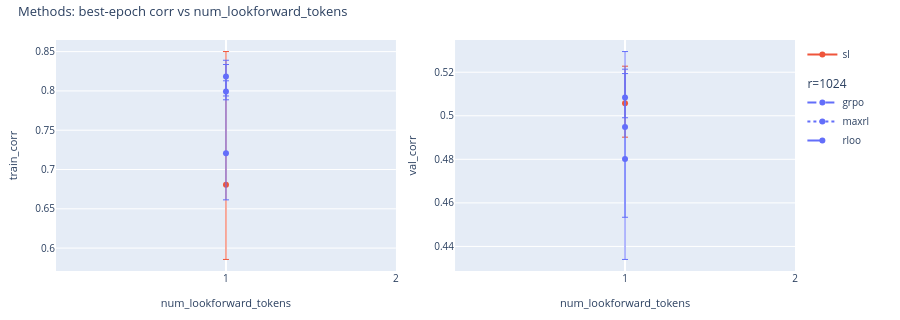
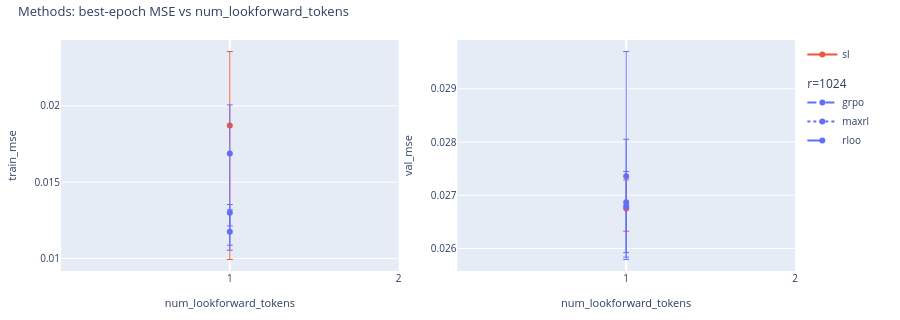

Source (notebook cell) for these figures, in order:
### Markdown cell above
## Cross-method comparison

### Code cell
if any(c is not None for c in (sl, grpo, maxrl_sf, rloo_f)):
    display(
        plot_methods_vs_lookforward(
            sl=sl,
            grpo=grpo,
            maxrl=maxrl_sf,
            rloo=rloo_f,
            title="Methods: best-epoch corr vs num_lookforward_tokens",
            x_scale="uniform",
            save_path=WRITEUP_ASSETS / "methods_vs_lookforward.html",
        )
    )
    display(
        plot_methods_vs_lookforward(
            sl=sl,
            grpo=grpo,
            maxrl=maxrl_sf,
            rloo=rloo_f,
            metric="mse",
            title="Methods: best-epoch MSE vs num_lookforward_tokens",
            x_scale="uniform",
            save_path=WRITEUP_ASSETS / "methods_vs_lookforward_mse.html",
        )
    )
else:
    print("No artifacts for any method.")

### Figure 1 — Plotly figure (JSON) as saved in the notebook; plotly's stock layout.template omitted (floating-point values rounded to 4 significant figures)
{"data": [{"customdata": [[1, 4, 3, "look=1"]], "error_y": {"array": [0.1695], "arrayminus": [0.095], "symmetric": false, "thickness": 1, "type": "data", "width": 3}, "hovertemplate": "num_lookforward_tokens: %{customdata[0]}<br>train_corr: %{y}<br>epoch: %{customdata[1]}<br>n_seeds: %{customdata[2]}<extra>sl %{customdata[3]}</extra>", "legendgroup": "sl", "line": {"color": "#EF553B", "dash": "solid"}, "marker": {"color": "#EF553B"}, "mode": "lines+markers", "name": "sl", "showlegend": true, "type": "scatter", "x": [0], "xaxis": "x", "y": [0.6805], "yaxis": "y"}, {"customdata": [[1, 4, 3, "look=1 r=1024"]], "error_y": {"array": [0.01526], "arrayminus": [0.0248], "symmetric": false, "thickness": 1, "type": "data", "width": 3}, "hovertemplate": "num_lookforward_tokens: %{customdata[0]}<br>train_corr: %{y}<br>epoch: %{customdata[1]}<br>n_seeds: %{customdata[2]}<extra>grpo %{customdata[3]}</extra>", "legendgroup": "r=1024", "legendgrouptitle": {"text": "r=1024"}, "line": {"color": "#636EFA", "dash": "dash"}, "marker": {"color": "#636EFA"}, "mode": "lines+markers", "name": "grpo", "showlegend": true, "type": "scatter", "x": [0], "xaxis": "x", "y": [0.8184], "yaxis": "y"}, {"customdata": [[1, 4, 3, "look=1 r=1024"]], "error_y": {"array": [0.1184], "arrayminus": [0.05922], "symmetric": false, "thickness": 1, "type": "data", "width": 3}, "hovertemplate": "num_lookforward_tokens: %{customdata[0]}<br>train_corr: %{y}<br>epoch: %{customdata[1]}<br>n_seeds: %{customdata[2]}<extra>maxrl %{customdata[3]}</extra>", "legendgroup": "r=1024", "legendgrouptitle": {"text": "r=1024"}, "line": {"color": "#636EFA", "dash": "dot"}, "marker": {"color": "#636EFA"}, "mode": "lines+markers", "name": "maxrl", "showlegend": true, "type": "scatter", "x": [0], "xaxis": "x", "y": [0.7206], "yaxis": "y"}, {"customdata": [[1, 4, 3, "look=1 r=1024"]], "error_y": {"array": [0.01359], "arrayminus": [0.01059], "symmetric": false, "thickness": 1, "type": "data", "width": 3}, "hovertemplate": "num_lookforward_tokens: %{customdata[0]}<br>train_corr: %{y}<br>epoch: %{customdata[1]}<br>n_seeds: %{customdata[2]}<extra>rloo %{customdata[3]}</extra>", "legendgroup": "r=1024", "legendgrouptitle": {"text": "r=1024"}, "line": {"color": "#636EFA", "dash": "longdash"}, "marker": {"color": "#636EFA"}, "mode": "lines+markers", "name": "rloo", "showlegend": true, "type": "scatter", "x": [0], "xaxis": "x", "y": [0.7993], "yaxis": "y"}, {"customdata": [[1, 0, 3, "look=1"]], "error_y": {"array": [0.01704], "arrayminus": [0.01555], "symmetric": false, "thickness": 1, "type": "data", "width": 3}, "hovertemplate": "num_lookforward_tokens: %{customdata[0]}<br>val_corr: %{y}<br>epoch: %{customdata[1]}<br>n_seeds: %{customdata[2]}<extra>sl %{customdata[3]}</extra>", "legendgroup": "sl", "line": {"color": "#EF553B", "dash": "solid"}, "marker": {"color": "#EF553B"}, "mode": "lines+markers", "name": "sl", "showlegend": false, "type": "scatter", "x": [0], "xaxis": "x2", "y": [0.5057], "yaxis": "y2"}, {"customdata": [[1, 0, 3, "look=1 r=1024"]], "error_y": {"array": [0.01097], "arrayminus": [0.009323], "symmetric": false, "thickness": 1, "type": "data", "width": 3}, "hovertemplate": "num_lookforward_tokens: %{customdata[0]}<br>val_corr: %{y}<br>epoch: %{customdata[1]}<br>n_seeds: %{customdata[2]}<extra>grpo %{customdata[3]}</extra>", "legendgroup": "r=1024", "legendgrouptitle": {"text": "r=1024"}, "line": {"color": "#636EFA", "dash": "dash"}, "marker": {"color": "#636EFA"}, "mode": "lines+markers", "name": "grpo", "showlegend": false, "type": "scatter", "x": [0], "xaxis": "x2", "y": [0.5084], "yaxis": "y2"}, {"customdata": [[1, 0, 3, "look=1 r=1024"]], "error_y": {"array": [0.04937], "arrayminus": [0.0461], "symmetric": false, "thickness": 1, "type": "data", "width": 3}, "hovertemplate": "num_lookforward_tokens: %{customdata[0]}<br>val_corr: %{y}<br>epoch: %{customdata[1]}<br>n_seeds: %{customdata[2]}<extra>maxrl %{customdata[3]}</extra>", "legendgroup": "r=1024", "legendgrouptitle": {"text": "r=1024"}, "line": {"color": "#636EFA", "dash": "dot"}, "marker": {"color": "#636EFA"}, "mode": "lines+markers", "name": "maxrl", "showlegend": false, "type": "scatter", "x": [0], "xaxis": "x2", "y": [0.4801], "yaxis": "y2"}, {"customdata": [[1, 1, 3, "look=1 r=1024"]], "error_y": {"array": [0.02658], "arrayminus": [0.04142], "symmetric": false, "thickness": 1, "type": "data", "width": 3}, "hovertemplate": "num_lookforward_tokens: %{customdata[0]}<br>val_corr: %{y}<br>epoch: %{customdata[1]}<br>n_seeds: %{customdata[2]}<extra>rloo %{customdata[3]}</extra>", "legendgroup": "r=1024", "legendgrouptitle": {"text": "r=1024"}, "line": {"color": "#636EFA", "dash": "longdash"}, "marker": {"color": "#636EFA"}, "mode": "lines+markers", "name": "rloo", "showlegend": false, "type": "scatter", "x": [0], "xaxis": "x2", "y": [0.4948], "yaxis": "y2"}], "layout": {"font": {"size": 11}, "height": 320, "legend": {"font": {"size": 10}, "groupclick": "togglegroup", "x": 1.01, "xanchor": "left", "y": 1, "yanchor": "top"}, "margin": {"b": 40, "l": 50, "r": 105, "t": 40}, "title": {"font": {"size": 13}, "text": "Methods: best-epoch corr vs num_lookforward_tokens", "x": 0.02, "xanchor": "left", "y": 0.98, "yanchor": "top"}, "xaxis": {"anchor": "y", "domain": [0, 0.46], "tickfont": {"size": 10}, "tickmode": "array", "ticktext": ["1", "2", "3", "4", "5", "6", "7", "8"], "tickvals": [0, 1, 2, 3, 4, 5, 6, 7], "title": {"font": {"size": 11}, "text": "num_lookforward_tokens"}}, "xaxis2": {"anchor": "y2", "domain": [0.54, 1], "tickfont": {"size": 10}, "tickmode": "array", "ticktext": ["1", "2", "3", "4", "5", "6", "7", "8"], "tickvals": [0, 1, 2, 3, 4, 5, 6, 7], "title": {"font": {"size": 11}, "text": "num_lookforward_tokens"}}, "yaxis": {"anchor": "x", "domain": [0, 1], "tickfont": {"size": 10}, "title": {"font": {"size": 11}, "text": "train_corr"}}, "yaxis2": {"anchor": "x2", "domain": [0, 1], "tickfont": {"size": 10}, "title": {"font": {"size": 11}, "text": "val_corr"}}}}

### Figure 2 — Plotly figure (JSON) as saved in the notebook; plotly's stock layout.template omitted (floating-point values rounded to 4 significant figures)
{"data": [{"customdata": [[1, 4, 3, "look=1"]], "error_y": {"array": [0.00485], "arrayminus": [0.008781], "symmetric": false, "thickness": 1, "type": "data", "width": 3}, "hovertemplate": "num_lookforward_tokens: %{customdata[0]}<br>train_mse: %{y}<br>epoch: %{customdata[1]}<br>n_seeds: %{customdata[2]}<extra>sl %{customdata[3]}</extra>", "legendgroup": "sl", "line": {"color": "#EF553B", "dash": "solid"}, "marker": {"color": "#EF553B"}, "mode": "lines+markers", "name": "sl", "showlegend": true, "type": "scatter", "x": [0], "xaxis": "x", "y": [0.01871], "yaxis": "y"}, {"customdata": [[1, 4, 3, "look=1 r=1024"]], "error_y": {"array": [0.001436], "arrayminus": [0.0008857], "symmetric": false, "thickness": 1, "type": "data", "width": 3}, "hovertemplate": "num_lookforward_tokens: %{customdata[0]}<br>train_mse: %{y}<br>epoch: %{customdata[1]}<br>n_seeds: %{customdata[2]}<extra>grpo %{customdata[3]}</extra>", "legendgroup": "r=1024", "legendgrouptitle": {"text": "r=1024"}, "line": {"color": "#636EFA", "dash": "dash"}, "marker": {"color": "#636EFA"}, "mode": "lines+markers", "name": "grpo", "showlegend": true, "type": "scatter", "x": [0], "xaxis": "x", "y": [0.01175], "yaxis": "y"}, {"customdata": [[1, 4, 3, "look=1 r=1024"]], "error_y": {"array": [0.00318], "arrayminus": [0.006343], "symmetric": false, "thickness": 1, "type": "data", "width": 3}, "hovertemplate": "num_lookforward_tokens: %{customdata[0]}<br>train_mse: %{y}<br>epoch: %{customdata[1]}<br>n_seeds: %{customdata[2]}<extra>maxrl %{customdata[3]}</extra>", "legendgroup": "r=1024", "legendgrouptitle": {"text": "r=1024"}, "line": {"color": "#636EFA", "dash": "dot"}, "marker": {"color": "#636EFA"}, "mode": "lines+markers", "name": "maxrl", "showlegend": true, "type": "scatter", "x": [0], "xaxis": "x", "y": [0.01688], "yaxis": "y"}, {"customdata": [[1, 4, 3, "look=1 r=1024"]], "error_y": {"array": [0.0005365], "arrayminus": [0.0008649], "symmetric": false, "thickness": 1, "type": "data", "width": 3}, "hovertemplate": "num_lookforward_tokens: %{customdata[0]}<br>train_mse: %{y}<br>epoch: %{customdata[1]}<br>n_seeds: %{customdata[2]}<extra>rloo %{customdata[3]}</extra>", "legendgroup": "r=1024", "legendgrouptitle": {"text": "r=1024"}, "line": {"color": "#636EFA", "dash": "longdash"}, "marker": {"color": "#636EFA"}, "mode": "lines+markers", "name": "rloo", "showlegend": true, "type": "scatter", "x": [0], "xaxis": "x", "y": [0.01299], "yaxis": "y"}, {"customdata": [[1, 1, 3, "look=1"]], "error_y": {"array": [0.0005368], "arrayminus": [0.0004265], "symmetric": false, "thickness": 1, "type": "data", "width": 3}, "hovertemplate": "num_lookforward_tokens: %{customdata[0]}<br>val_mse: %{y}<br>epoch: %{customdata[1]}<br>n_seeds: %{customdata[2]}<extra>sl %{customdata[3]}</extra>", "legendgroup": "sl", "line": {"color": "#EF553B", "dash": "solid"}, "marker": {"color": "#EF553B"}, "mode": "lines+markers", "name": "sl", "showlegend": false, "type": "scatter", "x": [0], "xaxis": "x2", "y": [0.02675], "yaxis": "y2"}, {"customdata": [[1, 2, 3, "look=1 r=1024"]], "error_y": {"array": [0.0005781], "arrayminus": [0.0009442], "symmetric": false, "thickness": 1, "type": "data", "width": 3}, "hovertemplate": "num_lookforward_tokens: %{customdata[0]}<br>val_mse: %{y}<br>epoch: %{customdata[1]}<br>n_seeds: %{customdata[2]}<extra>grpo %{customdata[3]}</extra>", "legendgroup": "r=1024", "legendgrouptitle": {"text": "r=1024"}, "line": {"color": "#636EFA", "dash": "dash"}, "marker": {"color": "#636EFA"}, "mode": "lines+markers", "name": "grpo", "showlegend": false, "type": "scatter", "x": [0], "xaxis": "x2", "y": [0.02687], "yaxis": "y2"}, {"customdata": [[1, 3, 3, "look=1 r=1024"]], "error_y": {"array": [0.00234], "arrayminus": [0.00152], "symmetric": false, "thickness": 1, "type": "data", "width": 3}, "hovertemplate": "num_lookforward_tokens: %{customdata[0]}<br>val_mse: %{y}<br>epoch: %{customdata[1]}<br>n_seeds: %{customdata[2]}<extra>maxrl %{customdata[3]}</extra>", "legendgroup": "r=1024", "legendgrouptitle": {"text": "r=1024"}, "line": {"color": "#636EFA", "dash": "dot"}, "marker": {"color": "#636EFA"}, "mode": "lines+markers", "name": "maxrl", "showlegend": false, "type": "scatter", "x": [0], "xaxis": "x2", "y": [0.02736], "yaxis": "y2"}, {"customdata": [[1, 1, 3, "look=1 r=1024"]], "error_y": {"array": [0.001259], "arrayminus": [0.0009972], "symmetric": false, "thickness": 1, "type": "data", "width": 3}, "hovertemplate": "num_lookforward_tokens: %{customdata[0]}<br>val_mse: %{y}<br>epoch: %{customdata[1]}<br>n_seeds: %{customdata[2]}<extra>rloo %{customdata[3]}</extra>", "legendgroup": "r=1024", "legendgrouptitle": {"text": "r=1024"}, "line": {"color": "#636EFA", "dash": "longdash"}, "marker": {"color": "#636EFA"}, "mode": "lines+markers", "name": "rloo", "showlegend": false, "type": "scatter", "x": [0], "xaxis": "x2", "y": [0.02679], "yaxis": "y2"}], "layout": {"font": {"size": 11}, "height": 320, "legend": {"font": {"size": 10}, "groupclick": "togglegroup", "x": 1.01, "xanchor": "left", "y": 1, "yanchor": "top"}, "margin": {"b": 40, "l": 50, "r": 105, "t": 40}, "title": {"font": {"size": 13}, "text": "Methods: best-epoch MSE vs num_lookforward_tokens", "x": 0.02, "xanchor": "left", "y": 0.98, "yanchor": "top"}, "xaxis": {"anchor": "y", "domain": [0, 0.46], "tickfont": {"size": 10}, "tickmode": "array", "ticktext": ["1", "2", "3", "4", "5", "6", "7", "8"], "tickvals": [0, 1, 2, 3, 4, 5, 6, 7], "title": {"font": {"size": 11}, "text": "num_lookforward_tokens"}}, "xaxis2": {"anchor": "y2", "domain": [0.54, 1], "tickfont": {"size": 10}, "tickmode": "array", "ticktext": ["1", "2", "3", "4", "5", "6", "7", "8"], "tickvals": [0, 1, 2, 3, 4, 5, 6, 7], "title": {"font": {"size": 11}, "text": "num_lookforward_tokens"}}, "yaxis": {"anchor": "x", "domain": [0, 1], "tickfont": {"size": 10}, "title": {"font": {"size": 11}, "text": "train_mse"}}, "yaxis2": {"anchor": "x2", "domain": [0, 1], "tickfont": {"size": 10}, "title": {"font": {"size": 11}, "text": "val_mse"}}}}
